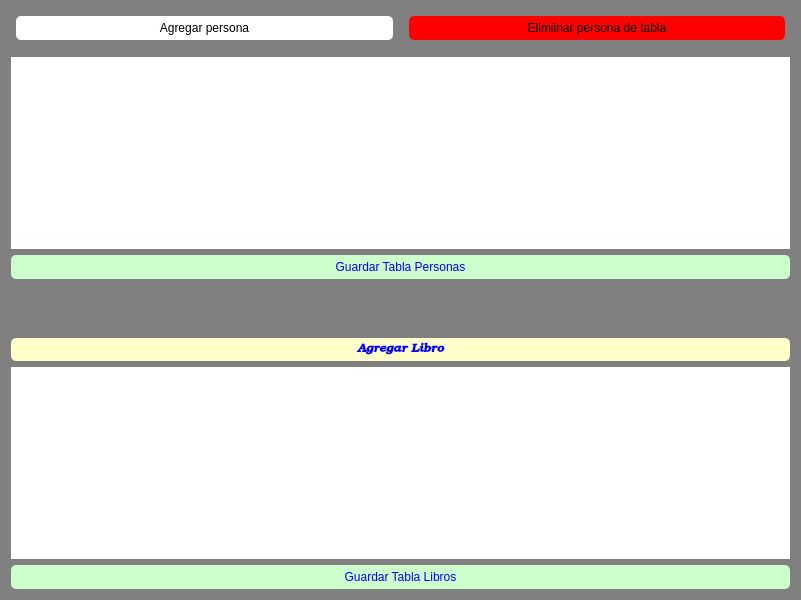
<?xml version="1.0" encoding="UTF-8"?>
<ui version="4.0">
 <class>Widget</class>
 <widget class="QWidget" name="Widget">
  <property name="geometry">
   <rect>
    <x>0</x>
    <y>0</y>
    <width>800</width>
    <height>600</height>
   </rect>
  </property>
  <property name="cursor">
   <cursorShape>OpenHandCursor</cursorShape>
  </property>
  <property name="windowTitle">
   <string>Widget</string>
  </property>
  <property name="styleSheet">
   <string notr="true">QWidget
{
	background-color:grey;
	border-radius:400px;

}
</string>
  </property>
  <layout class="QGridLayout" name="gridLayout">
   <item row="1" column="0">
    <widget class="Line" name="line">
     <property name="orientation">
      <enum>Qt::Orientation::Vertical</enum>
     </property>
    </widget>
   </item>
   <item row="6" column="0">
    <widget class="QTableWidget" name="tableWidget_Item_datas">
     <property name="cursor" stdset="0">
      <cursorShape>IBeamCursor</cursorShape>
     </property>
     <property name="styleSheet">
      <string notr="true">QTableWidget
{
	color:red;
background-color:white;
	selection-color:blue;
	selection-background-color:green;
	font: 700 italic 17pt &quot;Z003&quot;;
	gridline-color:blue;
}
QTableWidget::item:selected
{
	color:white;
	background-color:red;
	font: 700 italic 11pt &quot;Z003&quot;;
}
QHeaderView::section
{
	border:none;
	background-color:black;
	color:white;
	font: 700 italic 11pt &quot;Z003&quot;;
}

</string>
     </property>
    </widget>
   </item>
   <item row="5" column="0">
    <widget class="QPushButton" name="pushButton">
     <property name="font">
      <font>
       <family>URW Bookman</family>
       <italic>true</italic>
       <bold>true</bold>
      </font>
     </property>
     <property name="cursor">
      <cursorShape>PointingHandCursor</cursorShape>
     </property>
     <property name="mouseTracking">
      <bool>false</bool>
     </property>
     <property name="styleSheet">
      <string notr="true">QPushButton
{
color:blue;

background-color:#FFFFCC;
border-radius:5px;
padding: 5px;

}</string>
     </property>
     <property name="text">
      <string>Agregar Libro</string>
     </property>
    </widget>
   </item>
   <item row="4" column="0">
    <spacer name="horizontalSpacer">
     <property name="orientation">
      <enum>Qt::Orientation::Vertical</enum>
     </property>
     <property name="sizeHint" stdset="0">
      <size>
       <width>779</width>
       <height>20</height>
      </size>
     </property>
    </spacer>
   </item>
   <item row="0" column="0">
    <layout class="QHBoxLayout" name="horizontalLayout">
     <item>
      <widget class="QPushButton" name="boton">
       <property name="cursor">
        <cursorShape>PointingHandCursor</cursorShape>
       </property>
       <property name="styleSheet">
        <string notr="true">QPushButton
{
font-family: Arial, sans-serif;
            margin: 5;
            padding:5;
	border-left-color: rgb(0, 0, 0);
            background-color:white;
            border-radius: 5px;
			  border-color:black;
	border-bottom-color: rgb(0, 0, 0);
			border-height: 10px;
            

}</string>
       </property>
       <property name="text">
        <string>Agregar persona</string>
       </property>
      </widget>
     </item>
     <item>
      <widget class="QPushButton" name="eliminar">
       <property name="styleSheet">
        <string notr="true">QPushButton
{
font-family: Arial, sans-serif;
            margin: 5;
            padding:5;
	border-left-color: rgb(0, 0, 0);
            background-color:red;
            border-radius: 5px;
			  border-color:black;
	border-bottom-color: rgb(0, 0, 0);
			border-height: 10px;
            

}</string>
       </property>
       <property name="text">
        <string>Elimiinar persona de tabla</string>
       </property>
      </widget>
     </item>
    </layout>
   </item>
   <item row="8" column="0">
    <widget class="QPushButton" name="Guardar_lib">
     <property name="cursor">
      <cursorShape>PointingHandCursor</cursorShape>
     </property>
     <property name="styleSheet">
      <string notr="true">QPushButton
{
color:blue;

background-color:#CCFFCC;
border-radius:5px;
padding: 5px;

}</string>
     </property>
     <property name="text">
      <string>Guardar Tabla Libros</string>
     </property>
     <property name="icon">
      <iconset theme="QIcon::ThemeIcon::DocumentSave"/>
     </property>
    </widget>
   </item>
   <item row="2" column="0">
    <widget class="QTableWidget" name="tableWidget">
     <property name="cursor" stdset="0">
      <cursorShape>IBeamCursor</cursorShape>
     </property>
     <property name="styleSheet">
      <string notr="true">QTableWidget
{
	color:red;
background-color:white;
	selection-color:blue;
	selection-background-color:green;
	font: 700 italic 17pt &quot;Z003&quot;;
	gridline-color:blue;
}</string>
     </property>
    </widget>
   </item>
   <item row="3" column="0">
    <widget class="QPushButton" name="Guardar">
     <property name="cursor">
      <cursorShape>PointingHandCursor</cursorShape>
     </property>
     <property name="styleSheet">
      <string notr="true">QPushButton
{
color:blue;

background-color:#CCFFCC;
border-radius:5px;
padding: 5px;

}</string>
     </property>
     <property name="text">
      <string>Guardar Tabla Personas</string>
     </property>
     <property name="icon">
      <iconset theme="QIcon::ThemeIcon::DocumentSave"/>
     </property>
     <property name="checkable">
      <bool>false</bool>
     </property>
     <property name="checked">
      <bool>false</bool>
     </property>
    </widget>
   </item>
  </layout>
 </widget>
 <resources/>
 <connections/>
</ui>
